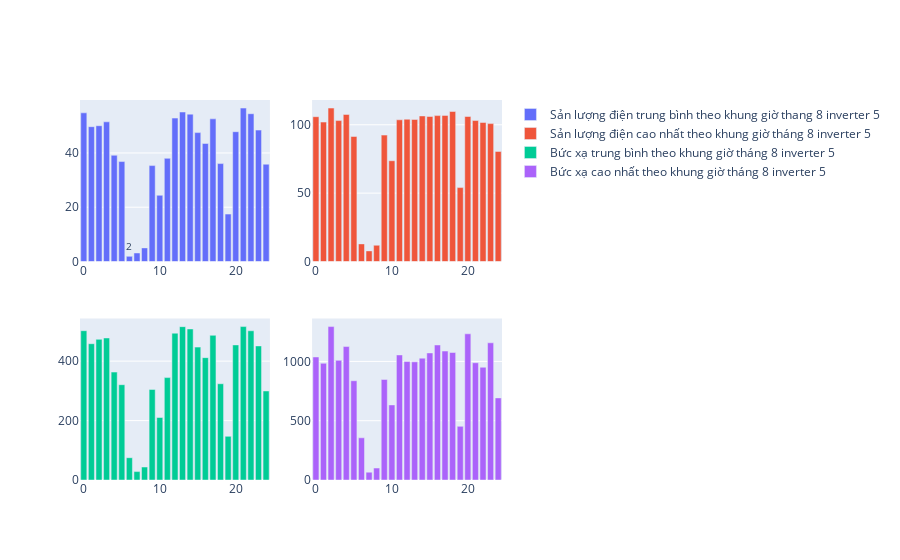

Notebook code for this chart:
### Markdown cell above
Tháng 8 inverter 5

### Code cell
fig = go.Figure()
from plotly.subplots import make_subplots
fig = make_subplots(rows=2, cols=2)
fig.add_trace(go.Bar(
    x=df1_1.index,
    y=df1_1[df1_1['month']==8]['Total input power(kW)'],
    text=round(df1_1[df1_1['month']==8]['Total input power(kW)']),  # Set the text to the values of y
    textposition='auto',
    name="Sản lượng điện trung bình theo khung giờ thang 8 inverter 5 ",), row=1, col=1)
fig.add_trace(go.Bar(
    x=df1_2.index,
    y=df1_2[df1_2['month']==8]['Total input power(kW)'],
    name="Sản lượng điện cao nhất theo khung giờ tháng 8 inverter 5",
    text=round(df1_2[df1_2['month']==8]['Total input power(kW)']),  # Set the text to the values of y
    textposition='auto',) ,row=1, col=2)
fig.add_trace(go.Bar(
    x=df1_3.index,
    y=df1_3[df1_3['month']==8]['Irradiance(W/㎡)'],
    name="Bức xạ trung bình theo khung giờ tháng 8 inverter 5",
    text=round(df1_3[df1_3['month']==8]['Irradiance(W/㎡)']),  # Set the text to the values of y
    textposition='auto',) ,row=2, col=1)
fig.add_trace(go.Bar(
    x=df1_4.index,
    y=df1_4[df1_4['month']==8]['Irradiance(W/㎡)'],
    name="Bức xạ cao nhất theo khung giờ tháng 8 inverter 5",
    text=round(df1_4[df1_4['month']==8]['Irradiance(W/㎡)']),  # Set the text to the values of y
    textposition='auto',) ,row=2, col=2)
fig . update_traces (
    showlegend = True 
    )
fig.update_xaxes(
    rangeslider_visible=False,
)
fig.show()

### Figure 1 — Plotly figure (JSON) as saved in the notebook; plotly's stock layout.template omitted (floating-point values rounded to 4 significant figures; data arrays with more than 128 entries replaced by an {"elided": "..."} marker saying what was removed)
{"data": [{"name": "Sản lượng điện trung bình theo khung giờ thang 8 inverter 5 ", "showlegend": true, "text": [55, 50, 50, 51, 39, 37, 2, 3, 5, 35, 24, 38, 53, 55, 54, 47, 43, 53, 36, 17, 48, 57, 54, 48, 36], "textposition": "auto", "type": "bar", "x": {"elided": "175 int values"}, "xaxis": "x", "y": [54.77, 49.68, 50.03, 51.46, 39.13, 36.83, 1.903, 3.141, 5.02, 35.34, 24.39, 38.02, 52.85, 55.08, 54.3, 47.49, 43.49, 52.55, 36.08, 17.47, 47.82, 56.53, 54.45, 48.42, 35.85], "yaxis": "y"}, {"name": "Sản lượng điện cao nhất theo khung giờ tháng 8 inverter 5", "showlegend": true, "text": [106, 102, 112, 103, 108, 91, 13, 8, 12, 92, 74, 104, 104, 104, 106, 106, 107, 107, 110, 54, 106, 103, 102, 101, 81], "textposition": "auto", "type": "bar", "x": {"elided": "175 int values"}, "xaxis": "x2", "y": [105.9, 102.0, 112.2, 103.1, 107.6, 91.44, 12.88, 7.761, 11.88, 92.46, 73.71, 103.6, 104.1, 103.9, 106.5, 106.1, 106.7, 106.9, 109.7, 54.06, 106.1, 103.1, 101.7, 100.9, 80.52], "yaxis": "y2"}, {"name": "Bức xạ trung bình theo khung giờ tháng 8 inverter 5", "showlegend": true, "text": [503, 459, 474, 478, 363, 321, 75, 28, 44, 305, 210, 345, 494, 516, 508, 447, 412, 487, 324, 147, 455, 516, 502, 451, 300], "textposition": "auto", "type": "bar", "x": {"elided": "175 int values"}, "xaxis": "x3", "y": [502.5, 458.7, 473.5, 478.0, 363.2, 320.8, 75.03, 28.29, 43.68, 304.8, 210.4, 344.7, 494.2, 516.1, 508.4, 447.2, 411.9, 487.0, 324.0, 147.0, 454.7, 516.4, 502.3, 451.3, 299.6], "yaxis": "y3"}, {"name": "Bức xạ cao nhất theo khung giờ tháng 8 inverter 5", "showlegend": true, "text": [1037, 984, 1294, 1009, 1125, 837, 356, 66, 101, 848, 633, 1054, 999, 996, 1028, 1072, 1138, 1087, 1075, 452, 1233, 989, 951, 1157, 692], "textposition": "auto", "type": "bar", "x": {"elided": "175 int values"}, "xaxis": "x4", "y": [1037.0, 984.2, 1294.0, 1009.0, 1125.0, 837, 355.8, 66, 101, 847.9, 633.2, 1054.0, 998.9, 996.4, 1028.0, 1072.0, 1138.0, 1087.0, 1075.0, 452.3, 1233.0, 988.7, 950.6, 1157.0, 692.4], "yaxis": "y4"}], "layout": {"xaxis": {"anchor": "y", "domain": [0, 0.45], "rangeslider": {"visible": false}}, "xaxis2": {"anchor": "y2", "domain": [0.55, 1], "rangeslider": {"visible": false}}, "xaxis3": {"anchor": "y3", "domain": [0, 0.45], "rangeslider": {"visible": false}}, "xaxis4": {"anchor": "y4", "domain": [0.55, 1], "rangeslider": {"visible": false}}, "yaxis": {"anchor": "x", "domain": [0.575, 1]}, "yaxis2": {"anchor": "x2", "domain": [0.575, 1]}, "yaxis3": {"anchor": "x3", "domain": [0, 0.425]}, "yaxis4": {"anchor": "x4", "domain": [0, 0.425]}}}
